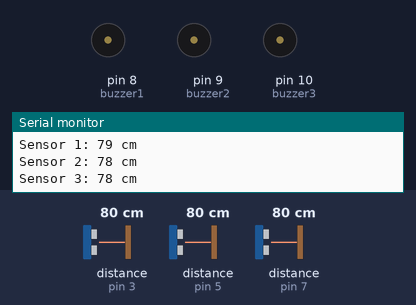
The sketch below on a simulated Arduino Uno, built with avr-gcc and run on an emulated ATmega328P. Parts: buzzer (waves = sounding, pin HIGH), the last lines printed to the serial monitor. Wiring (inferred from the names in the program): 3 × ultrasonic range finder: trigger pin 2, echo pin 3 / trigger pin 4, echo pin 5 / trigger pin 6, echo pin 7. The inputs (shaded band) are chosen by the test bench; at power-on: distance to the obstacle (sensors on pin 3, pin 7, pin 5) 80 cm. The echo pulse lasts 58.3 µs per cm; pins used as bus, display or sensor lines are not drawn.

Above: at 2.2 s.
2.3 s: distance to the obstacle (sensor on pin 3) set to 55 cm
5.8 s: distance to the obstacle (sensor on pin 3) set to 47 cm
At 8.4 s:
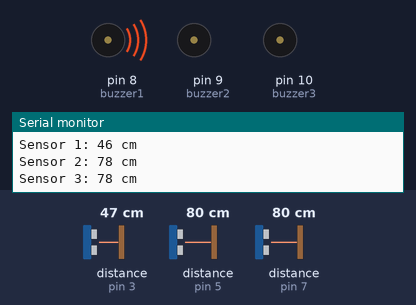
10.7 s: distance to the obstacle (sensor on pin 7) set to 2 cm
At 14.2 s:
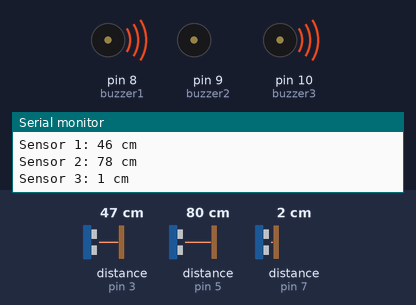
15.6 s: distance to the obstacle (sensor on pin 5) set to 198 cm
17.6 s: distance to the obstacle (sensor on pin 5) set to 208 cm
At 18.5 s:
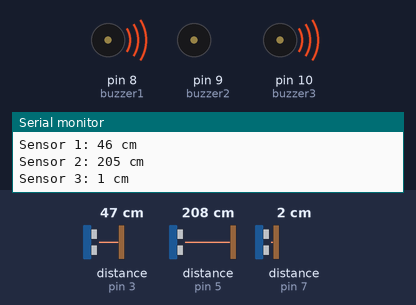
19.6 s: distance to the obstacle (sensor on pin 3) set to 60 cm
At 20.1 s:
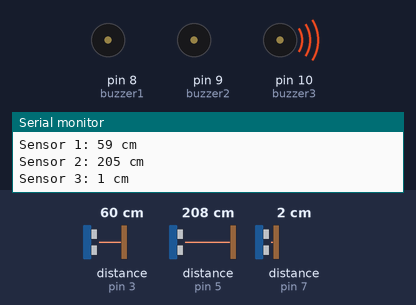
Timing chart, 0 to 22.6 s (numbered marks = the images above; inputs shaded):
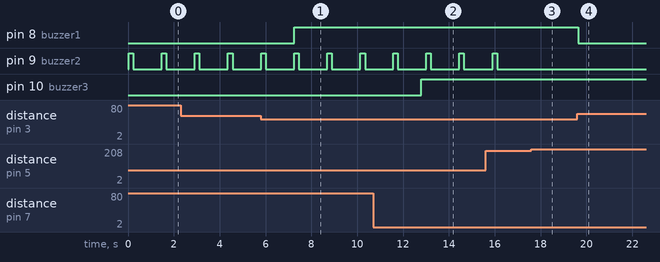

The sketch:

lr2.ino
```cpp
//for buzzer1
int trig1 = 2;
int echo1 = 3;
// long timeInMicro1;
long distanceInCm1;  //ultrasonic sensor can read distance between 2 to 400 cm;
#define buzzer1 8

//for buzzer2
int trig2 = 4;
int echo2 = 5;
// long timeInMicro2;
long distanceInCm2;
 //ultrasonic sensor can read distance between 2 to 400 cm;
#define buzzer2 9

//for buzzer3
int trig3 = 6;
int echo3 = 7;
// long timeInMicro3;
long distanceInCm3;  //ultrasonic sensor can read distance between 2 to 400 cm;
#define buzzer3 10


void setup() {
  Serial.begin(9600);
  // Define pins for each sensor
  pinMode(trig1, OUTPUT);
  pinMode(echo1, INPUT);
  pinMode(trig2, OUTPUT);
  pinMode(echo2, INPUT);
  pinMode(trig3, OUTPUT);
  pinMode(echo3, INPUT);
  pinMode(buzzer1, OUTPUT);
  pinMode(buzzer2, OUTPUT);
  pinMode(buzzer3, OUTPUT);
}

void loop() {
  // Trigger sensor 1
  digitalWrite(trig1, LOW);
  delayMicroseconds(2);
  digitalWrite(trig1, HIGH);
  delayMicroseconds(10);
  digitalWrite(trig1, LOW);

  // Read echo time for sensor 1
  long duration1 = pulseIn(echo1, HIGH);
  // Calculate distance for sensor 1
  distanceInCm1 = duration1 * 0.034 / 2;  // Speed of sound is 0.034 cm/µs
  delay(10);
  // Trigger sensor 2
  digitalWrite(trig2, LOW);
  delayMicroseconds(2);
  digitalWrite(trig2, HIGH);
  delayMicroseconds(10);
  digitalWrite(trig2, LOW);

  // Read echo time for sensor 2
  long duration2 = pulseIn(echo2, HIGH);
  // Calculate distance for sensor 2
  distanceInCm2 = duration2 * 0.034 / 2;  // Speed of sound is 0.034 cm/µs


  // Trigger sensor 3
  digitalWrite(trig3, LOW);
  delayMicroseconds(2);
  digitalWrite(trig3, HIGH);
  delayMicroseconds(10);
  digitalWrite(trig3, LOW);

  // Read echo time for sensor 3
  long duration3 = pulseIn(echo3, HIGH);
  // Calculate distance for sensor 3
  distanceInCm3 = duration3 * 0.034 / 2;  // Speed of sound is 0.034 cm/µs


  // Print distances
  Serial.print("Sensor 1: ");
  Serial.print(distanceInCm1);
  Serial.println(" cm");
  Serial.print("Sensor 2: ");
  Serial.print(distanceInCm2);
  Serial.println(" cm");
  Serial.print("Sensor 3: ");
  Serial.print(distanceInCm3);
  Serial.println(" cm");

 if(distanceInCm1<50){
  digitalWrite(buzzer1,HIGH);
  // delay(50);
 }
else if(distanceInCm1>50){
  digitalWrite(buzzer1,LOW);
  // delay(50);
 }

//-------------------------------------------
    if(distanceInCm2<200 && distanceInCm2>100 ){
      digitalWrite(buzzer2, HIGH);
      delay(200);
      digitalWrite(buzzer2, LOW);
      delay(2000);
    }
    else if(distanceInCm2<100&& distanceInCm2>50 ){
      digitalWrite(buzzer2, HIGH);
      delay(200);
      digitalWrite(buzzer2, LOW);
      delay(1000);

    }
  else if(distanceInCm2<50 ){
      digitalWrite(buzzer2, HIGH);
      delay(200);
      digitalWrite(buzzer2, LOW);
      delay(100);

    }
    else{
      digitalWrite(buzzer2, LOW);
      delay(10);
    }
  delay(20);

//   if(distanceInCm2<50){
//   digitalWrite(buzzer2,HIGH);
//   // delay(50);
//  }
//  else if(distanceInCm2>50){
//   digitalWrite(buzzer2,LOW);
//   // delay(50);
//  }


 if(distanceInCm3<50){
  digitalWrite(buzzer3,HIGH);
  // delay(50);
 }
else if(distanceInCm3>50){
  digitalWrite(buzzer3,LOW);
  // delay(50);
 }
 else{
  digitalWrite(buzzer1,LOW);
  digitalWrite(buzzer2,LOW);
  digitalWrite(buzzer3,LOW);
 }


  delay(200);
}
```

Measured:
- the behaviour switches between 51 and 50 cm on distance to the obstacle (sensor on pin 3) (found by bisection; images 0 and 1)
- the behaviour switches between 202 and 203 cm on distance to the obstacle (sensor on pin 5) (found by bisection; images 2 and 3)
- after the input at 5.8 s, pin 8 (buzzer1): LOW → HIGH after 1.5 s
- after the input at 10.7 s, pin 10 (buzzer3): LOW → HIGH after 2.1 s
- after the input at 17.6 s, pin 9 (buzzer2): stays LOW (without the input it goes to HIGH after 0.75 s)
- after the input at 19.6 s, pin 8 (buzzer1): HIGH → LOW at once
- by itself, pin 9 (buzzer2): alternates HIGH for 0.20 s and LOW for 1.2 s
